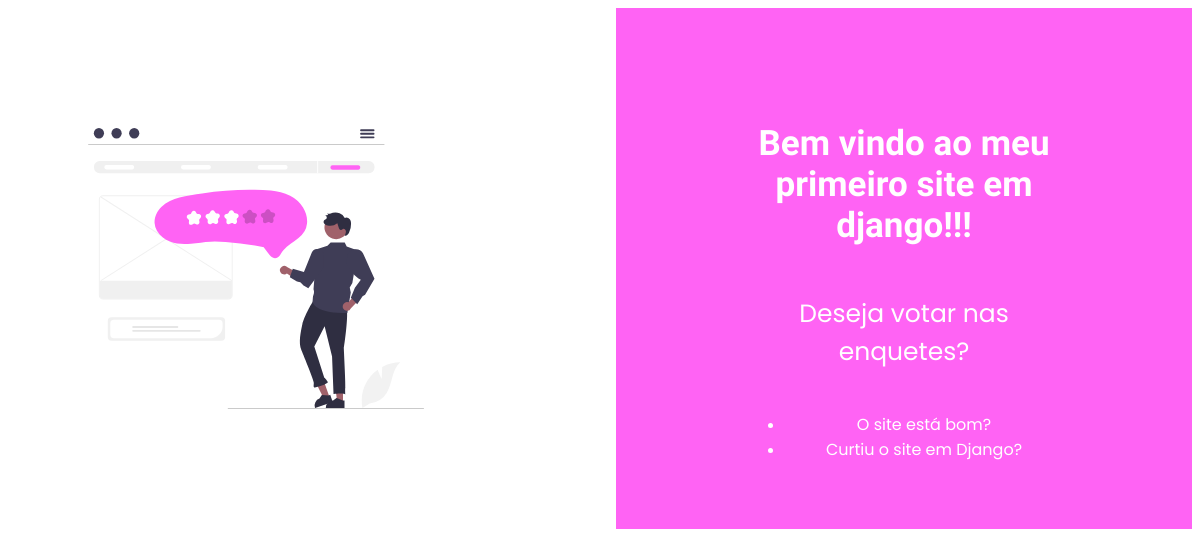
Screenshot of /polls/ with the database file from the repository.
### polls/models.py (models this page shows, shortened)
class Question(models.Model):
    question_text = models.CharField(max_length=200)
    pub_date = models.DateTimeField('date_published')

### polls/views.py (the view)
# urls.py: path('', views.index, name='index'),
def index(request):
    latest_question_list = Question.objects.order_by('-pub_date')[:5]
    context = {'latest_question_list': latest_question_list}
    return render(request,'polls/index.html', context)

### template/polls/index.html (shortened to what this page needs)
{% load static %}
<!DOCTYPE html>
<html lang="en">
<head>
    <link rel="stylesheet" type="text/css" href="{% static '/css/index.css' %}" />
</head>
<div class="index">
    <aside>
        <img src="{%static '/img/voto.svg' %}" alt='pessoa votando' class="img"/>
    </aside>
    <main>
        <div class="main-content">
        <h1>Bem vindo ao meu primeiro site em django!!!</h1>
        <p class="vote">Deseja votar nas enquetes?</p>
        {% if latest_question_list %}
            <ul>
                {% for question in latest_question_list %}
                    <li><a href="{% url 'polls:vote' question.id %}">{{ question.question_text}}</a></li>
                {% endfor %}
            </ul>
        {% else %}
            <p>No polls are available.</p>
        {% endif %}
        </div>
        </main>
</div>
</html>

### static/css/index.css (style rules this page uses)
.index { display: flex; align-items: stretch; max-height: 100vh; border: none; padding: none; }
aside { flex: 7; background: #fff; display: flex; flex-direction: column; justify-content: center; padding: 120px 80px; border: none; }
.img { max-width: 75%; }
main { flex: 8; background-color: #FF63F4; padding: 0 32px; display: flex; align-items: center; justify-content: center; border: none; }
.main-content { display: flex; flex-direction: column; width: 100%; max-width: 320px; align-items: stretch; text-align: center; }
h1 { font-size: 35px; margin: 64px 0 24px; font-family: 'Indie Flower', cursive; color: #fff; }
p { font-family: 'Poppins', sans-serif; color: #fff; font-size: 25px; }
ul { color: #fff; }
a { color: #fff; text-decoration: none; font-family: 'Poppins', sans-serif; }

### rows the page displays
Question: question_text "O site está bom?"
Question: question_text "Curtiu o site em Django?"
